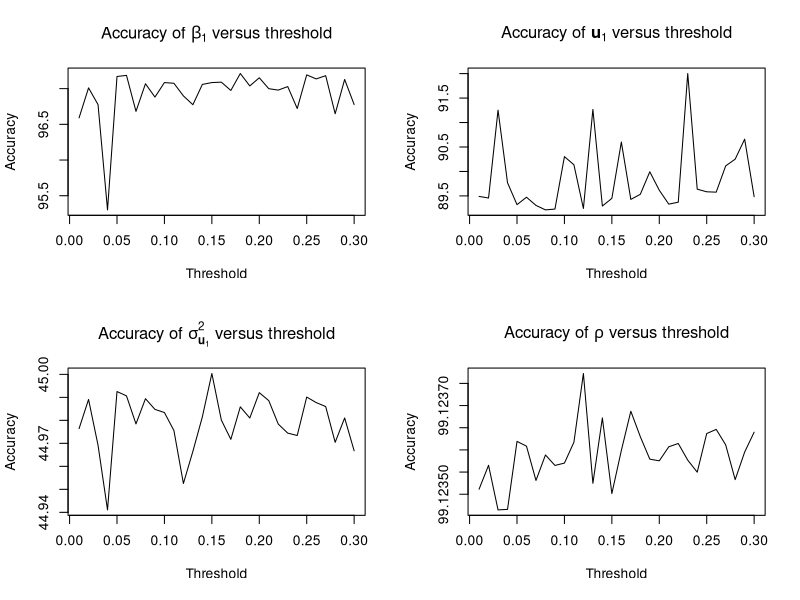

The R script that drew this image:
setwd("~/Dropbox/phd/code")
stability_intercept <- read.csv(file="stability_intercept.csv")
stability_intercept <- stability_intercept[, 2:25]
pdf("stability_intercept.pdf")
par(mfrow=c(2, 2))
plot(stability_intercept[, 1], stability_intercept[, 2], type="l", xlab="Threshold", ylab="Accuracy", 
			main=expression(paste("Accuracy of ", bold(beta[1]), " versus threshold")))
plot(stability_intercept[, 1], stability_intercept[, 3], type="l", xlab="Threshold", ylab="Accuracy", 
			main=expression(paste("Accuracy of ", bold(u[1]), " versus threshold")))
plot(stability_intercept[, 1], stability_intercept[, 23], type="l", xlab="Threshold", ylab="Accuracy", 
			main=expression(paste("Accuracy of ", bold(sigma[u[1]]^2), " versus threshold")))
plot(stability_intercept[, 1], stability_intercept[, 24], type="l", xlab="Threshold", ylab="Accuracy", 
			main=expression(paste("Accuracy of ", rho, " versus threshold")))
dev.off()